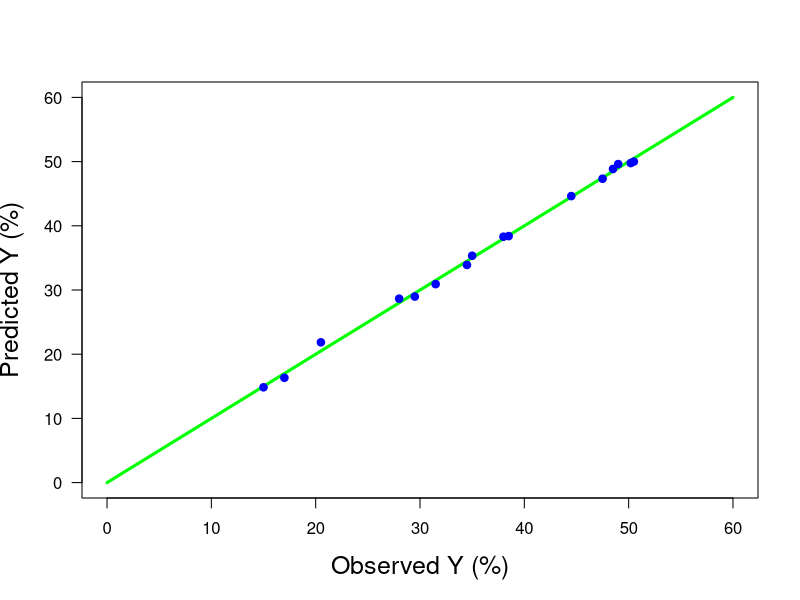

Recreate this plot in R.
print('file: AcetyleneULSpred.R')
print(date())
# MLR, 9 predictors, unit length scaled
# Acetylene data: MATLAB 'load acetylene' or Marquardt & Snee (1975) or ...
Yo = c(49.0,50.2,50.5,48.5,47.5,44.5,28.0,31.5,34.5,35.0,38.0,38.5,15.0,17.0,20.5,29.5)
X1o = c(1300,1300,1300,1300,1300,1300,1200,1200,1200,1200,1200,1200,1100,1100,1100,1100)
X2o = c(7.5,9.0,11.0,13.5,17.0,23.0,5.3,7.5,11.0,13.5,17.0,23.0,5.3,7.5,11.0,17.0)
X3o = c(12,12,11.5,13,13.5,12,40,38,32,26,34,41,84,98,92,86)/1000
X4o = X1o*X2o; X5o = X1o*X3o; X6o = X2o*X3o
X7o = X1o^2; X8o = X2o^2; X9o = X3o^2
L = length(X1o)
# unit length scaling
n = 9  # number of predictors
Q9 = matrix(data=c(X1o,X2o,X3o,X4o,X5o,X6o,X7o,X8o,X9o),nrow=L,ncol=9)
# Unit length scaling = subtract mean (centering) and divide by square root of sum of squares
XDWG = matrix(data=NA,nrow=L,ncol=n)
meanx = numeric(n); SXj = numeric(n)
for(j in 1:9) {q = Q9[,j]; xj = (q-mean(q))/sqrt(sum((q-mean(q))^2)); 
XDWG[,j] = xj; meanx[j] = mean(q);
SXj[j] = sqrt(sum( (q-mean(q))^2 ))}
y = (Yo-mean(Yo))/sqrt(sum((Yo-mean(Yo))^2));
# Alternative scaling: scale X1,X2,X3 as before -> x1,x2,x3
#   and calculate x4=scale(x1*x2) = Montgomery & Peck (1982) scaling
x1 = XDWG[,1]; x2 = XDWG[,2]; x3 = XDWG[,3];
XMP82 = XDWG
x4u=x1*x2; x4=(x4u-mean(x4u))/sqrt(sum((x4u-mean(x4u))^2)); XMP82[,4]=x4
x5u=x1*x3; x5=(x5u-mean(x5u))/sqrt(sum((x5u-mean(x5u))^2)); XMP82[,5]=x5
x6u=x2*x3; x6=(x6u-mean(x6u))/sqrt(sum((x6u-mean(x6u))^2)); XMP82[,6]=x6
x7u=x1^2;  x7=(x7u-mean(x7u))/sqrt(sum((x7u-mean(x7u))^2)); XMP82[,7]=x7
x8u=x2^2;  x8=(x8u-mean(x8u))/sqrt(sum((x8u-mean(x8u))^2)); XMP82[,8]=x8
x9u=x3^2;  x9=(x9u-mean(x9u))/sqrt(sum((x9u-mean(x9u))^2)); XMP82[,9]=x9
# Scale factors:
Xmean = numeric(9); SX = numeric(9);
Xmean[1] = mean(X1o); Xmean[2] = mean(X2o); Xmean[3] = mean(X3o)
SX[1] = sqrt(sum( (X1o-Xmean[1])^2 ))
SX[2] = sqrt(sum( (X2o-Xmean[2])^2 ))
SX[3] = sqrt(sum( (X3o-Xmean[3])^2 ))
Xmean[4] = mean(x4u); Xmean[5] = mean(x5u); Xmean[6] = mean(x6u)
SX[4] = sqrt(sum( (x4u-Xmean[4])^2 ))
SX[5] = sqrt(sum( (x5u-Xmean[5])^2 ))
SX[6] = sqrt(sum( (x6u-Xmean[6])^2 ))
Xmean[7] = mean(x7u); Xmean[8] = mean(x8u); Xmean[9] = mean(x9u)
SX[7] = sqrt(sum( (x7u-Xmean[7])^2 ))
SX[8] = sqrt(sum( (x8u-Xmean[8])^2 ))
SX[9] = sqrt(sum( (x9u-Xmean[9])^2 ))
Sx1x2 = sqrt(sum((x4u-mean(x4u))^2))
Sx1x3 = sqrt(sum((x5u-mean(x5u))^2))
Sx2x3 = sqrt(sum((x6u-mean(x6u))^2))
Sx1x1 = sqrt(sum((x7u-mean(x7u))^2))
Sx2x2 = sqrt(sum((x8u-mean(x8u))^2))
Sx3x3 = sqrt(sum((x9u-mean(x9u))^2))
Ymean = mean(Yo)
SY = sqrt(sum( (Yo-Ymean)^2 ))
X = XMP82; print('Montgomery and Peck (1982) scaling')
XX = t(X)%*%X
# (1) call lm()
out1 = lm(y ~ X)
# (2) least-squares solution: pedestrian
IXX = solve(XX)
betaEst = IXX%*%(t(X)%*%y)
# (3) calculate predicted response & plot
Ypredict = (X%*%betaEst)*sqrt(sum((Yo-mean(Yo))^2))+mean(Yo)
# png('YoYpredictedML82x170620.png',width=16,height=16,units='cm',res=300)
xp = c(0,60)
plot(xp,xp,type='l',lwd=3,col='green',xlab='Observed Y (%)',
     ylab='Predicted Y (%)',las=1,cex.lab=1.5)
points(Yo,Ypredict,col='blue',lwd=4,cex=0.6)
# dev.off()
# ---------------------------------------------------
# Results for X = XMG82
summary(out1)
